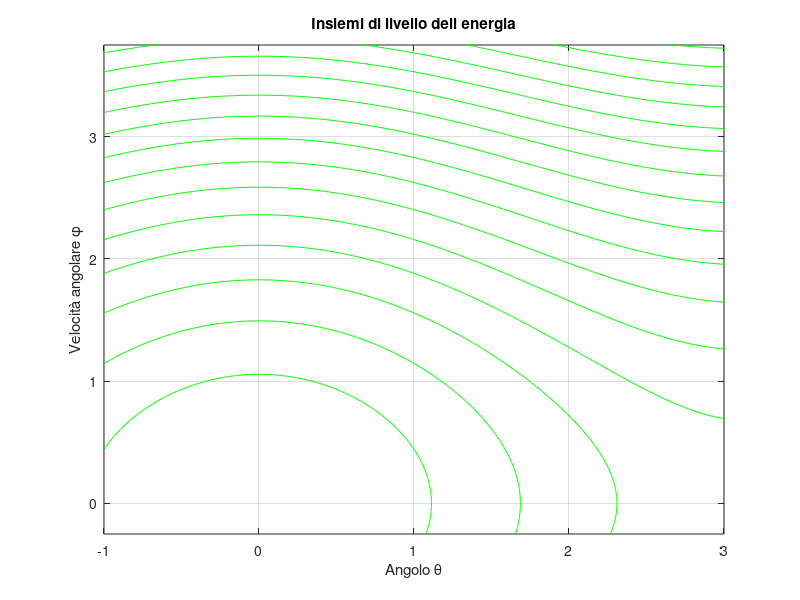

This chart was generated by the following MATLAB code: (Note: this script raises an error after producing the figure.)
% Pendolo
clc; clear; close all;

%% Parametri
T = 10; % final time
theta0 = 1;
phi0 = 1.75;
Num_ref = 5; % Numero di raffinamenti successivi
H = zeros(1,Num_ref);

U0 = [theta0; phi0]; % Quindi U matrice 2xn con prima riga theta seconda riga phi
F = @(y) [y(2); -sin(y(1))]; % Function F

% Cose per Newton
J = @(y) [0, 1; -cos(y(1)), 0];
tol = 1e-5;
nmax = 100;


%% Energia

E = @(U) 0.5*(U(2,:)).^2 + (1-cos(U(1,:)));
E_ex = E(U0);
% creazione di una griglia di valori per theta e phi
theta_range = linspace(-10, 10, 1000); % Valori di theta
phi_range = linspace(-5, 5, 1000); % Valori di phi
[Theta, Phi] = meshgrid(theta_range, phi_range);

% Calcolo dell'energia per ogni punto della griglia
E_grid = 0.5*Phi.^2 + (1 - cos(Theta));

% Plot degli insiemi di livello
figure(1)
contour(Theta, Phi, E_grid, 25, 'g', 'LineWidth', 0.25); % 20 livelli di energia
xlabel('Angolo \theta');
ylabel('Velocità angolare \phi');
title('Insiemi di livello dell energia');
grid on;
axis([theta0-2 theta0+2 phi0-2 phi0+2])
axis manual

hold on

%% main

h = 0.05; % time step
t = 0:h:T; % time grid
N = length(t); 

% Pre allocazione
U_fe = zeros(2, N);
U_he = zeros(2, N);
U_rk4 = zeros(2, N);
U_be = zeros(2, N);
U_cn = zeros(2, N);

% Inizializzazione
U_fe(:,1) = U0;
U_he(:,1) = U0;
U_rk4(:,1) = U0;
U_be(:,1) = U0;
U_cn(:,1) = U0;

for n = 1:N-1
    % Forward Euler
    U_fe(:,n+1) = U_fe(:,n) + h*F(U_fe(:,n));
    % Heun
    Fuhe = F(U_he(:,n));
    U_he(:,n+1) = U_he(:,n) + h * (Fuhe + F(U_he(:,n) + h*Fuhe)) / 2;
    % RK4
    K1 = F(U_rk4(:,n));
    K2 = F(U_rk4(:,n) + h*K1/2);
    K3 = F(U_rk4(:,n) + h*K2/2);
    K4 = F(U_rk4(:,n) + h*K3);
    U_rk4(:,n+1) = U_rk4(:,n) + h*(K1/6 +K2/3 + K3/3 + K4/6);
    % Backward Euler
    f_be = @(x) x - h*F(x) - U_be(:,n);
    Jf_be = @(x) eye(2) - h*J(x);
    [X, ~, ~, ~] = Newton(f_be, Jf_be, U_be(:,n), tol, nmax, 1);
    U_be(:,n+1) = X;
    % Crank Nicholson
    f_cn = @(x) x - U_cn(:,n) - (h/2)*(F(x) + F(U_cn(:,n)));
    Jf_cn = @(x) eye(2) - (h/2)*J(x);
    [X, ~, ~, ~] = Newton(f_cn, Jf_cn, U_cn(:,n), tol, nmax, 1);
    U_cn(:,n+1) = X;

    % PLOT DINAMICO (super lento perché disegna tutto ogni volta)
    %{
    plot(U_fe(1,1:n+1), U_fe(2,1:n+1), ...
         U_he(1,1:n+1), U_he(2,1:n+1), ...
         U_rk4(1,1:n+1), U_rk4(2,1:n+1), ...
         U_be(1,1:n+1), U_be(2,1:n+1), ...
         U_cn(1,1:n+1), U_cn(2,1:n+1));
    legend ('Energia', 'FE', 'HE', 'RK4', 'BE', 'CN')
    drawnow
    %}
end

% alternativa a plot dinamico

plot(U_fe(1,1:N-1), U_fe(2,1:N-1), ...
     U_he(1,1:N-1), U_he(2,1:N-1), ...
     U_rk4(1,1:N-1), U_rk4(2,1:N-1), ...
     U_be(1,1:N-1), U_be(2,1:N-1), ...
     U_cn(1,1:N-1), U_cn(2,1:N-1));
legend ('Energia', 'FE', 'HE', 'RK4', 'BE', 'CN')

    
E_fe = E(U_fe);
E_he = E(U_he);
E_rk4 = E(U_rk4);
E_be = E(U_be);
E_cn = E(U_cn);


%% Plot

figure(2)
hold on
plot(U_fe(1,:), U_fe(2,:), 'LineWidth', 1.5)
plot(U_he(1,:), U_he(2,:), '--', 'LineWidth', 2) % Heun evidenziato perché è sovrapposto a CN
plot(U_rk4(1,:), U_rk4(2,:), 'LineWidth', 1.5)
plot(U_be(1,:), U_be(2,:), ':', 'LineWidth', 1.5)
plot(U_cn(1,:), U_cn(2,:), '-.', 'LineWidth', 1.5)
grid on
legend ('FE', 'HE', 'RK4', 'BE', 'CN')
axis square
xlabel('Angolo');
ylabel('Velocità angolare');
title('piano delle fasi')

figure(3)
plot([0 T], [E_ex E_ex], ...
     t, E_fe, ...
     t, E_he, ...
     t, E_rk4, ...
     t, E_be, ...
     t, E_cn);
grid on
legend ('E esatta', 'FE', 'HE', 'RK4', 'BE', 'CN')
xlabel('Tempo');
ylabel('Energia(t)');
title('Energia')

%%
function [x, r, iter, errvec] = Newton(Ffun, Jfun, x0, tol, nmax, p)
% Funzione ripresa da anlab2, sostituiti forwardrow e backwardrow
    iter = 0;
    err = tol + 1;
    x = x0(:);
    errvec = [];
    step = 0;

    while err > tol && iter < nmax

        if step == 0
            Jx = Jfun(x);
        end

        Fx = Ffun(x);

        % Risoluzione diretta del sistema Jx * deltax = -Fx
        deltax = -Jx \ Fx;

        x_old = x;
        x = x + deltax;

        err = norm(x - x_old);
        errvec = [errvec, err];
        iter = iter + 1;

        step = step + 1;
        if step == p
            step = 0;
        end

    end

    r = norm(Ffun(x));
end
